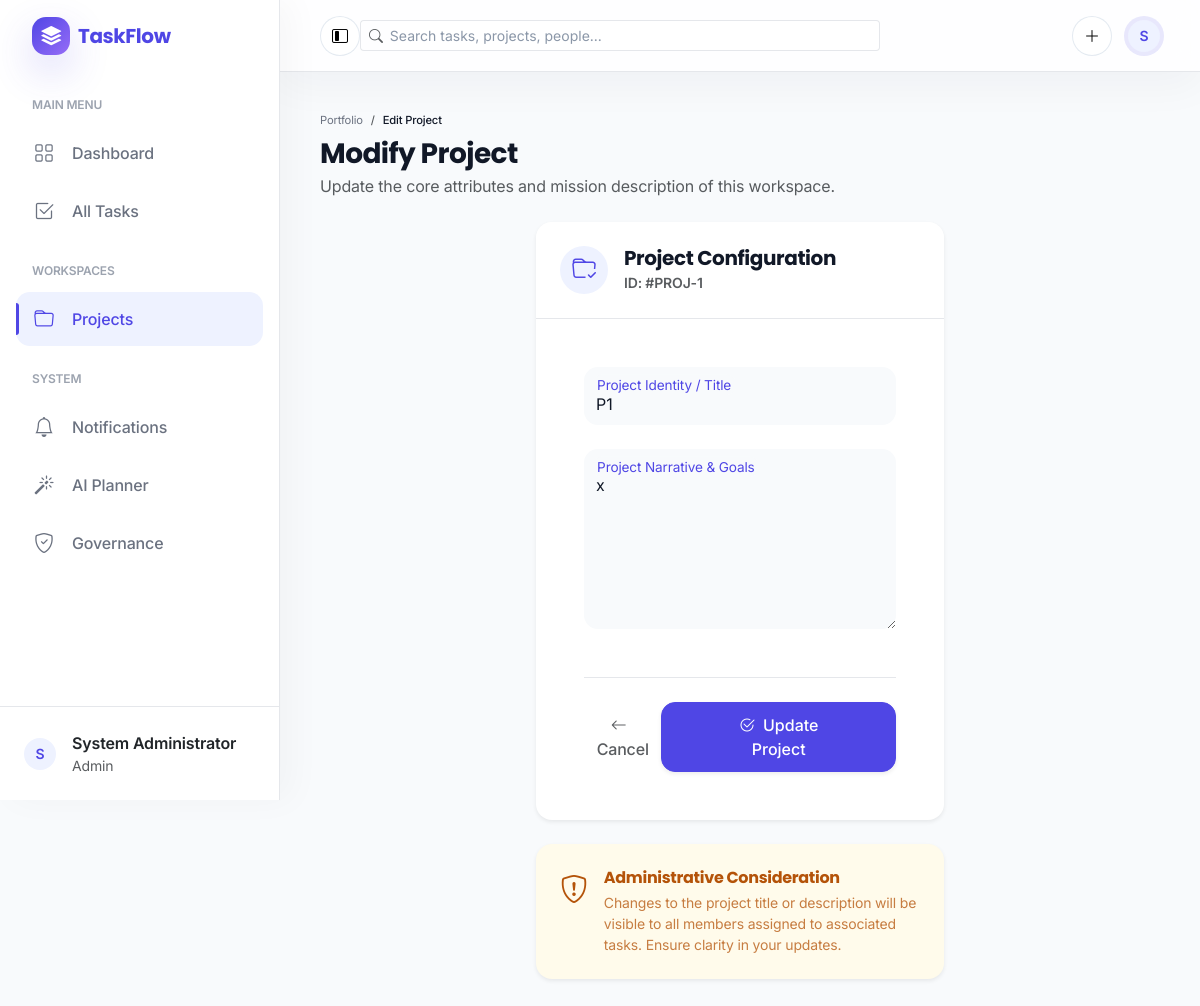
The app's page /projects/edit/1 (signed in) with its own data.
### models/user.py (models this page shows, shortened)
class User(UserMixin, db.Model):
    __tablename__ = 'users'
    id = db.Column(db.Integer, primary_key=True)
    name = db.Column(db.String(80), nullable=False)
    email = db.Column(db.String(120), unique=True, nullable=False, index=True)
    password = db.Column(db.String(255), nullable=False)
    role = db.Column(db.Enum(UserRole), nullable=False, default=UserRole.MEMBER)
    skills = db.Column(db.Text, nullable=True)  # Comma-separated skills or free text
    created_at = db.Column(db.DateTime, default=datetime.utcnow, nullable=False)
    updated_at = db.Column(db.DateTime, default=datetime.utcnow, onupdate=datetime.utcnow, nullable=False)
    projects = db.relationship('Project', back_populates='creator', lazy=True, cascade='all, delete-orphan')
    assigned_tasks = db.relationship('Task', back_populates='assignee', lazy=True)
    def is_admin(self):
        return self.role == UserRole.ADMIN
    def has_permission(self, permission: str) -> bool:
        if self.is_admin():
            return True

### models/project.py (models this page shows, shortened)
class Project(db.Model):
    __tablename__ = 'projects'
    id = db.Column(db.Integer, primary_key=True)
    title = db.Column(db.String(200), nullable=False, index=True)
    description = db.Column(db.Text, nullable=True)
    created_by = db.Column(db.Integer, db.ForeignKey('users.id', ondelete='CASCADE'), nullable=False, index=True)
    created_at = db.Column(db.DateTime, default=datetime.utcnow, nullable=False)
    updated_at = db.Column(db.DateTime, default=datetime.utcnow, onupdate=datetime.utcnow, nullable=False)
    creator = db.relationship('User', back_populates='projects')
    tasks = db.relationship('Task', back_populates='project', lazy=True, cascade='all, delete-orphan')

### routes/project.py (the view, shortened to what this page needs)
@project_bp.route('/projects/edit/<int:project_id>', methods=['GET', 'POST'])
@login_required
@permission_required("project.manage")
def edit_project(project_id):
    project = Project.query.get_or_404(project_id)
    return render_template('edit_project.html', project=project)

### app.py (called while the page is built)
@login_manager.user_loader
def load_user(user_id):
    return User.query.get(int(user_id))

@app.context_processor
def inject_notification_count():
    from flask_login import current_user
    if not current_user.is_authenticated:
        return {"unread_notifications_count": 0}
    unread_count = Notification.query.filter_by(user_id=current_user.id, is_read=False).count()
    return {"unread_notifications_count": unread_count}

### templates/edit_project.html (shortened to what this page needs)
{% extends "layout.html" %}
{% block content %}
<div class="row g-4 mb-4">
    <div class="col-12">
        <nav aria-label="breadcrumb">
            <ol class="breadcrumb mb-2">
                <li class="breadcrumb-item small"><a href="{{ url_for('project.projects') }}" class="text-decoration-none">Portfolio</a></li>
                <li class="breadcrumb-item small active">Edit Project</li>
            </ol>
        </nav>
        <h1 class="h3 fw-bold mb-1">Modify Project</h1>
        <p class="text-muted mb-0">Update the core attributes and mission description of this workspace.</p>
    </div>
</div>
<div class="row justify-content-center">
    <div class="col-xl-6 col-lg-8">
        <div class="card border-0 shadow-sm rounded-4 overflow-hidden mb-4">
            <div class="card-header bg-white border-bottom p-4">
                <div class="d-flex align-items-center">
                    <div class="bg-primary-light text-primary rounded-circle p-2 me-3" style="width: 48px; height: 48px; display: flex; align-items: center; justify-content: center;">
                        <i class="bi bi-folder-check fs-4"></i>
                    </div>
                    <div>
                        <h5 class="mb-0 fw-bold">Project Configuration</h5>
                        <span class="text-muted small">ID: #PROJ-{{ project.id }}</span>
                    </div>
                </div>
            </div>
            <div class="card-body p-4 p-md-5">
                <form action="{{ url_for('project.edit_project', project_id=project.id) }}" method="POST">
                    <div class="form-floating mb-4">
                        <input type="text" class="form-control bg-light border-0" id="title" name="title" value="{{ project.title }}" required placeholder="Project Title">
                        <label for="title">Project Identity / Title</label>
                    </div>
                    <div class="form-floating mb-4">
                        <textarea class="form-control bg-light border-0" id="description" name="description" style="height: 180px" placeholder="Description">{{ project.description }}</textarea>
                        <label for="description">Project Narrative & Goals</label>
                    </div>
                    <div class="d-flex align-items-center justify-content-between mt-5 border-top pt-4">
                        <a href="{{ url_for('project.projects') }}" class="btn btn-link text-decoration-none text-muted p-0">
                            <i class="bi bi-arrow-left me-2"></i>Cancel
                        </a>
                        <button type="submit" class="btn btn-primary px-5 shadow-sm">
                            <i class="bi bi-check2-circle me-2"></i>Update Project
                        </button>
                    </div>
                </form>
            </div>
        </div>
        <div class="alert badge-soft-warning border-0 p-4 rounded-4 shadow-sm">
            <div class="d-flex">
                <i class="bi bi-shield-exclamation fs-3 me-3"></i>
                <div>
                    <h6 class="fw-bold mb-1">Administrative Consideration</h6>
                    <p class="small mb-0 opacity-75">
                        Changes to the project title or description will be visible to all members assigned to associated tasks. Ensure clarity in your updates.
                    </p>
                </div>
            </div>
        </div>
    </div>
</div>
{% endblock %}

### templates/layout.html (shortened to what this page needs)
<!DOCTYPE html>
<html lang="en">
<head>
    <link href="https://cdn.jsdelivr.net/npm/bootstrap@5.3.0/dist/css/bootstrap.min.css" rel="stylesheet">
    <link rel="stylesheet" href="https://cdn.jsdelivr.net/npm/bootstrap-icons@1.11.0/font/bootstrap-icons.css">
    <link rel="stylesheet" href="{{ url_for('static', filename='css/style.css') }}">
</head>
<body>
    {% if current_user.is_authenticated %}
    <div id="sidebar">
        <div class="sidebar-brand">
            <span class="tf-brand-mark me-2"><i class="bi bi-stack"></i></span>
            <span class="tf-brand-name">TaskFlow</span>
        </div>
        <div class="sidebar-nav">
            <div class="nav-label">Main Menu</div>
            <a href="{{ url_for('dashboard') }}" class="sidebar-link {{ 'active' if request.endpoint == 'dashboard' else '' }}">
                <i class="bi bi-grid"></i>
                <span>Dashboard</span>
            </a>
            <a href="{{ url_for('task.tasks') }}" class="sidebar-link {{ 'active' if 'task' in request.endpoint else '' }}">
                <i class="bi bi-check2-square"></i>
                <span>All Tasks</span>
            </a>
            <div class="nav-label mt-4">Workspaces</div>
            {% if current_user.role.value == 'admin' %}
            <a href="{{ url_for('project.projects') }}" class="sidebar-link {{ 'active' if 'project' in request.endpoint else '' }}">
                <i class="bi bi-folder"></i>
                <span>Projects</span>
            </a>
            {% endif %}
            <div class="nav-label mt-4">System</div>
            <a href="{{ url_for('notification.list_notifications') }}" class="sidebar-link {{ 'active' if 'notification' in request.endpoint else '' }}">
                <i class="bi bi-bell"></i>
                <span>Notifications</span>
            </a>
            {% if current_user.role.value == 'admin' %}
            <a href="{{ url_for('ai_planning.planning_index') }}" class="sidebar-link {{ 'active' if 'ai_planning' in request.endpoint else '' }}">
                <i class="bi bi-magic"></i>
                <span>AI Planner</span>
            </a>
            <a href="{{ url_for('admin.permissions') }}" class="sidebar-link {{ 'active' if 'admin' in request.endpoint else '' }}">
                <i class="bi bi-shield-check"></i>
                <span>Governance</span>
            </a>
            {% endif %}
        </div>
        <div class="position-absolute bottom-0 w-100 p-4 border-top">
            <div class="d-flex align-items-center">
                <div class="avatar-initials me-3">
                    {{ current_user.name[:1].upper() }}
                </div>
                <div class="flex-grow-1 text-truncate">
                    <div class="fw-semibold text-dark">{{ current_user.name }}</div>
                    <div class="text-muted small">{{ current_user.role.value | capitalize }}</div>
                </div>
            </div>
        </div>
    </div>
    <div class="main-content">
        <header id="top-nav">
            <div class="d-flex align-items-center gap-2">
                <button type="button" class="tf-icon-btn d-none d-lg-inline-flex" id="sidebar-collapse" aria-label="Collapse navigation">
                    <i class="bi bi-layout-sidebar-inset"></i>
                </button>
            </div>
            <div class="d-none d-md-flex align-items-center flex-grow-1">
                <div class="input-group input-group-sm tf-search">
                    <span class="input-group-text bg-transparent border-end-0"><i class="bi bi-search text-muted"></i></span>
                    <input type="text" class="form-control border-start-0 ps-0" placeholder="Search tasks, projects, people...">
                </div>
            </div>
            <div class="ms-auto d-flex align-items-center gap-3">
                <div class="dropdown">
                    <button class="tf-icon-btn" type="button" data-bs-toggle="dropdown" aria-label="Create">
                        <i class="bi bi-plus-lg"></i>
                    </button>
                </div>
                <div class="dropdown">
                    <a href="#" class="d-flex align-items-center text-dark text-decoration-none" data-bs-toggle="dropdown">
                        <div class="avatar-initials tf-avatar-ring">
                            {{ current_user.name[:1].upper() }}
                        </div>
                    </a>
                </div>
            </div>
        </header>
        <main id="content-wrapper">
            <div class="fade-in">
                {% block content %}{% endblock %}
            </div>
        </main>
    </div>
    {% endif %}
</body>
</html>

### records on screen
User: name "S", name "System Administrator", role.value "Admin"
Project: id "1", title "P1", description "x"
